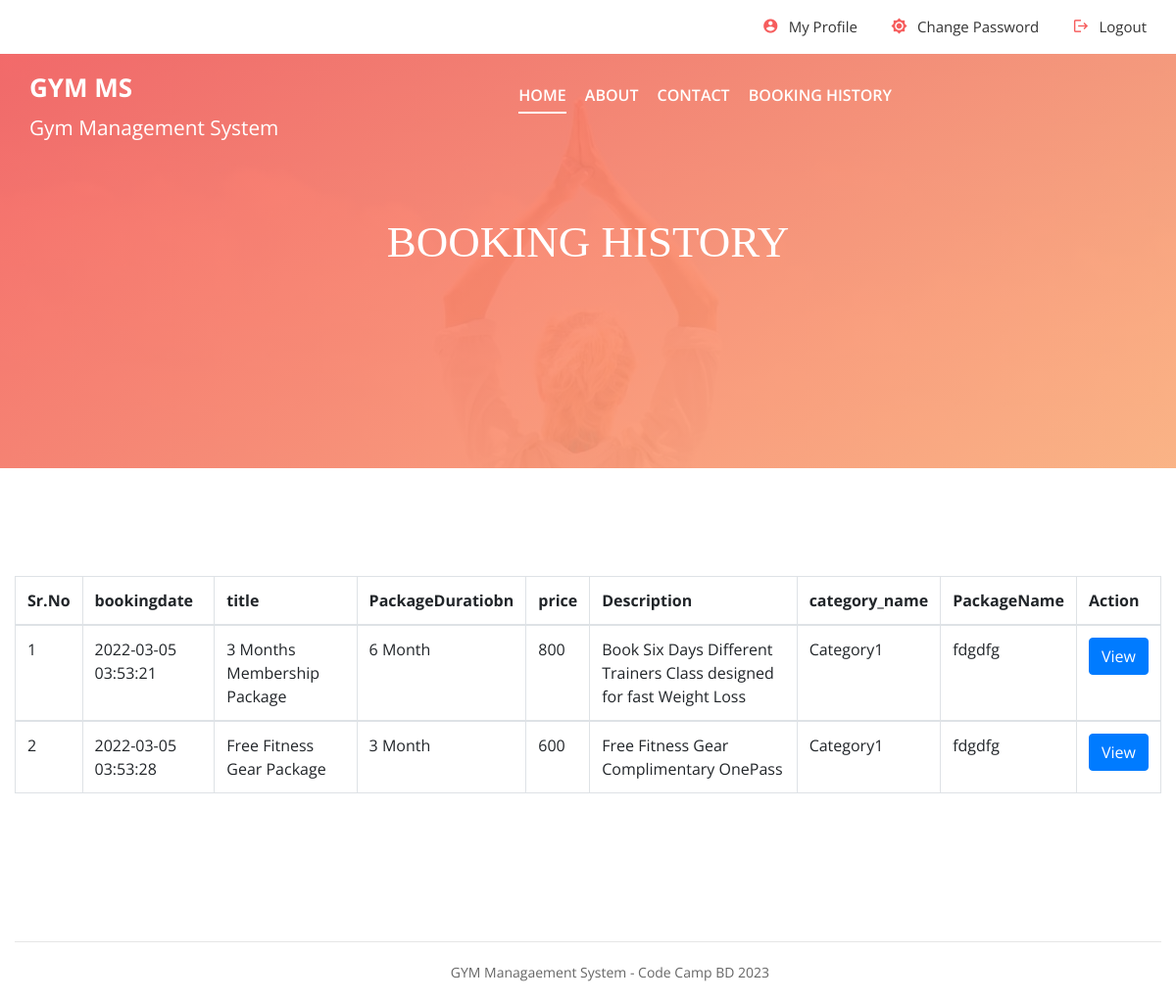
/Booking-History.php (signed in), run on the app's committed database.
### tables this page shows
CREATE TABLE `tblbooking` (
  `id` int(11) NOT NULL,
  `package_id` varchar(45) DEFAULT NULL,
  `userid` varchar(45) DEFAULT NULL,
  `booking_date` timestamp NULL DEFAULT current_timestamp(),
  `payment` varchar(45) DEFAULT NULL,
  `paymentType` varchar(45) DEFAULT NULL
);

CREATE TABLE `tbladdpackage` (
  `id` int(11) NOT NULL,
  `category` varchar(45) DEFAULT NULL,
  `titlename` varchar(450) DEFAULT NULL,
  `PackageType` varchar(45) DEFAULT NULL,
  `PackageDuratiobn` varchar(45) DEFAULT NULL,
  `Price` varchar(45) DEFAULT NULL,
  `uploadphoto` varchar(450) DEFAULT NULL,
  `Description` varchar(450) DEFAULT NULL,
  `create_date` timestamp NULL DEFAULT current_timestamp()
);

CREATE TABLE `tblcategory` (
  `id` int(11) NOT NULL,
  `category_name` varchar(45) DEFAULT NULL,
  `status` varchar(45) DEFAULT '0'
);

CREATE TABLE `tblpackage` (
  `id` int(11) NOT NULL,
  `cate_id` varchar(45) DEFAULT NULL,
  `PackageName` varchar(45) DEFAULT NULL
);

### Booking-History.php (the view, shortened to what this page needs)
<?php session_start();
require_once('include/config.php');
if(strlen( $_SESSION["uid"])==0)
    {
header('location:login.php');
}
else{
?>
<!DOCTYPE html>
<html lang="zxx">
<head>
	<link rel="stylesheet" href="css/bootstrap.min.css"/>
	<link rel="stylesheet" href="css/font-awesome.min.css"/>
	<link rel="stylesheet" href="css/owl.carousel.min.css"/>
	<link rel="stylesheet" href="css/nice-select.css"/>
	<link rel="stylesheet" href="css/slicknav.min.css"/>
	<link rel="stylesheet" href="css/style.css"/>
</head>
<body>
	<?php include 'include/header.php';?>
	<section class="page-top-section set-bg" data-setbg="img/page-top-bg.jpg">
		<div class="container">
			<div class="row">
				<div class="col-lg-7 m-auto text-white">
					<h2>Booking History</h2>
				</div>
			</div>
		</div>
	</section>
	<section class="contact-page-section spad overflow-hidden">
		<div class="container">
			<div class="row">
				<div class="col-lg-12">
					<table class="table table-bordered">
    <thead>
      <tr>
        <th>Sr.No</th>
        <th>bookingdate</th>
        <th>title</th>
        <th>PackageDuratiobn</th>
        <th>price</th>
        <th>Description</th>
        <th>category_name</th>
        <th>PackageName</th>
        <th>Action</th>
      </tr>
    </thead>
          <?php
          $uid=$_SESSION['uid'];
                  $sql="SELECT t1.id as bookingid,t3.fname as Name, t3.email as email,t1.booking_date as bookingdate,t2.titlename as title,t2.PackageDuratiobn as PackageDuratiobn,
t2.Price as Price,t2.Description as Description,t4.category_name as category_name,t5.PackageName as PackageName FROM tblbooking as t1
 join tbladdpackage as t2
on t1.package_id =t2.id
join tbluser as t3
on t1.userid=t3.id
join tblcategory as t4
on t2.category=t4.id
join tblpackage as t5
on t2.PackageType=t5.id
where t1.userid=:uid";
                  $query= $dbh->prepare($sql);
                  $query->bindParam(':uid',$uid, PDO::PARAM_STR);
                  $query-> execute();
                  $results = $query -> fetchAll(PDO::FETCH_OBJ);
                  $cnt=1;
                  if($query -> rowCount() > 0)
                  {
                  foreach($results as $result)
                  {
                  ?>
                <tbody>
                  <tr>
                    <td><?php echo($cnt);?></td>
                    <td><?php echo htmlentities($result->bookingdate);?></td>
                    <td><?php echo htmlentities($result->title);?></td>
                    <td><?php echo htmlentities($result->PackageDuratiobn);?></td>
                    <td><?php echo $result->Price;?></td>
                    <td><?php echo $result->Description;?></td>
                    <td><?php echo htmlentities($result->category_name);?></td>
                    <td><?php echo htmlentities($result->PackageName);?></td>
                    <td><a href="booking-details.php?bookingid=<?php echo htmlentities($result->bookingid);?>"><button class="btn btn-primary" type="button">View</button></td>
                  </tr>
                    <?php  $cnt=$cnt+1; } } ?>
                </tbody>
  </table>
				</div>
			</div>
		</div>
	</section>
<?php include 'include/footer.php'; ?>
	</body>
</html>
        <?php } ?>

### css/style.css (style rules this page uses)
html, body { height: 100%; font-family: "Open Sans", sans-serif; -webkit-font-smoothing: antialiased; font-smoothing: antialiased; }
h1, h2, h3, h4, h5, h6 { margin: 0; color: #333333; font-weight: 600; }
h2 { font-family: "Playfair Display", serif; font-weight: 400; font-size: 36px; }
@media (min-width: 1200px) { .container { max-width: 1200px; } }
.set-bg { background-repeat: no-repeat; background-size: cover; background-position: top center; }
.spad { padding-top: 110px; padding-bottom: 105px; }
.text-white h1, .text-white h2, .text-white h3, .text-white h4, .text-white h5, .text-white h6, .text-white p, .text-white span, .text-white li, .text-white a { color: #fff; }
.bg-g-1, .site-pagination a.active, .site-pagination a:hover, .page-top-section:after, .review-section:after, .search-model:after, .hero-section, .back-to-top { background: -o-linear-gradient(305deg, #f65d5d 0%, #fdb07d 100%); background: linear-gradient(145deg, #f65d5d 0%, #fdb07d 100%); filter: progid:DXImageTransform.Microsoft.gradient(startColorstr="#f65d5d", endColorstr="#fdb07d", GradientType=1); }
.page-top-section { height: 478px; position: relative; padding-top: 220px; text-align: center; }
.page-top-section:after { position: absolute; content: ""; width: 100%; height: 100%; left: 0; top: 0; opacity: 0.92; filter: alpha(opacity=92); }
.page-top-section .container { position: relative; z-index: 9; }
.page-top-section h2 { font-size: 45px; text-transform: uppercase; margin-bottom: 20px; }

### data on the page
tblbooking: booking_date "2022-03-05 03:53:21", tbladdpackage.titlename "3 Months Membership Package", tbladdpackage.PackageDuratiobn "6 Month", tbladdpackage.Price "800", tbladdpackage.Description "Book Six Days Different Trainers Class designed for fast Weight Loss", tblcategory.category_name "Category1", tblpackage.PackageName "fdgdfg"
tblbooking: booking_date "2022-03-05 03:53:28", tbladdpackage.titlename "Free Fitness Gear Package", tbladdpackage.PackageDuratiobn "3 Month", tbladdpackage.Price "600", tbladdpackage.Description "Free Fitness Gear Complimentary OnePass", tblcategory.category_name "Category1", package.PackageName "fdgdfg"
